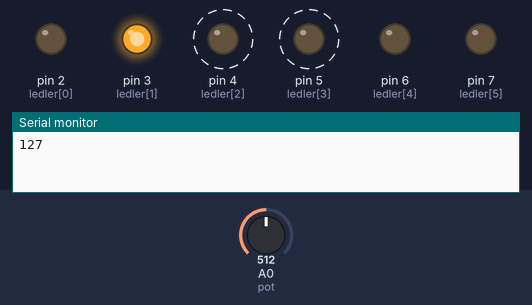
A sketch run on a simulated Arduino Uno, built with avr-gcc and run on an emulated ATmega328P. On the bench: output pins drawn as LEDs (lit = HIGH), the last lines printed to the serial monitor. Dashed ring = blinking. Inputs (shaded band) come from the test bench; at power-on: A0 (pot) = 512.

Above: at 0.19 s.
1.3 s: A0 (pot) set to 0
At 1.8 s:
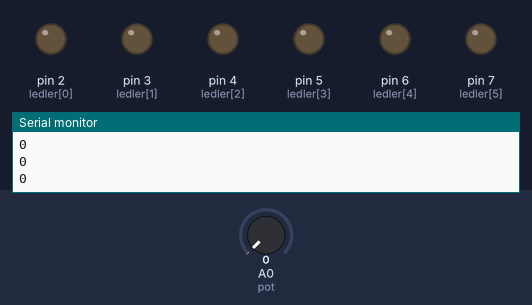
2.9 s: A0 (pot) set to 3
4.4 s: A0 (pot) set to 6
At 4.57 s:
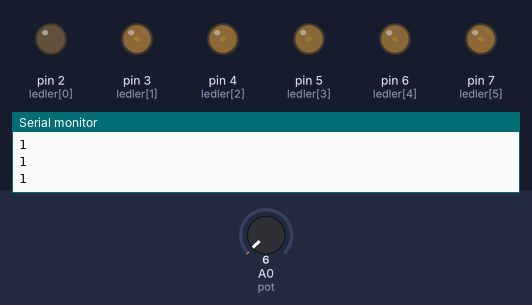
7.4 s: A0 (pot) set to 306
10.4 s: A0 (pot) set to 122
At 10.55 s:
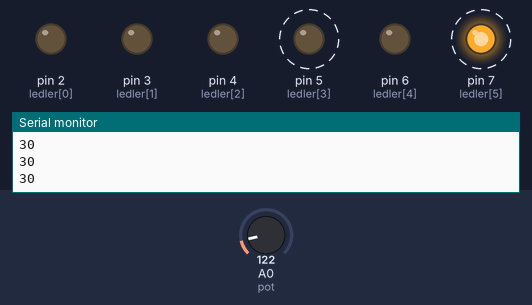
13.4 s: A0 (pot) set to 716
At 14.13 s:
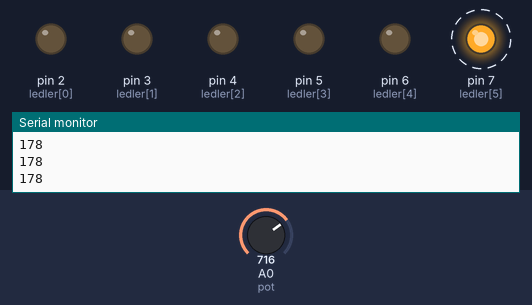
Timing chart, 0 to 17.4 s (numbered marks = the images above; inputs shaded):
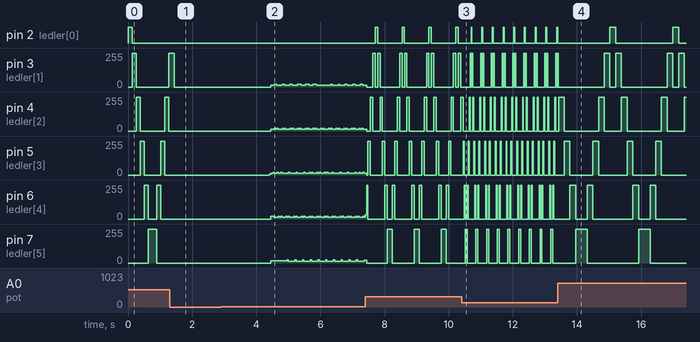

The sketch:

5-_black_lightning.ino
```cpp
#define pot A0

int ledler[]={2,3,4,5,6,7};

void setup() {

  Serial.begin(9600);

  for(int i=0;i<6;i++)
  {
    pinMode(ledler[i],OUTPUT);
  }

}

void loop() {

  int deger=analogRead(pot);
  deger=map(deger,0,1023,0,255);

  for(int i=0;i<6;i++)
  {
    int deger=analogRead(pot);
    deger=map(deger,0,1023,0,255);
    digitalWrite(ledler[i],HIGH);
    delay(deger);
    digitalWrite(ledler[i],LOW);
    Serial.println(deger);
  }

  for(int j=5;j>=1;j--)
  {
    int deger=analogRead(pot);
    deger=map(deger,0,1023,0,255);
    digitalWrite(ledler[j],HIGH);
    delay(deger);
    digitalWrite(ledler[j],LOW);
    Serial.println(deger);
  }

}
```

Measured:
- after the input at 1.3 s, pin 2 (ledler[0]): stays LOW (without the input it goes to HIGH after 0.10 s); pin 4 (ledler[2]), pin 5 (ledler[3]), pin 6 (ledler[4]): stops changing and stays 0/255; pin 7 (ledler[5]): stays 0/255 (without the input it goes to 255/255 after 0.74 s)
- after the input at 4.4 s, pin 4 (ledler[2]): 0/255 → 13/255 at once, then repeats every 0.24 s: 19/255 0.04 s, 13/255 0.04 s, 19/255 0.04 s, 13/255 0.12 s; pin 6 (ledler[4]): 0/255 → 19/255 at once, then repeats every 0.24 s: 13/255 0.12 s, 19/255 0.04 s, 13/255 0.04 s, 19/255 0.04 s
- after the input at 10.4 s, pin 2 (ledler[0]): alternates HIGH for 0.03 s and LOW for 0.30 s, starting after 0.30 s; pin 5 (ledler[3]): alternates 255/255 for 0.03 s and 0/255 for 0.12 s, starting after 0.08 s; pin 7 (ledler[5]): alternates 255/255 for 0.06 s and 0/255 for 0.27 s, starting after 0.11 s
- after the input at 13.4 s, pin 2 (ledler[0]): alternates HIGH for 0.18 s and LOW for 1.8 s, starting after 1.6 s; pin 7 (ledler[5]): alternates 255/255 for 0.36 s and 0/255 for 1.6 s, starting after 0.56 s
- by itself, pin 4 (ledler[2]): alternates 255/255 for 0.13 s and 0/255 for 0.76 s
- by itself, pin 5 (ledler[3]): alternates 255/255 for 0.13 s and 0/255 for 0.51 s
- by itself, pin 6 (ledler[4]): alternates 255/255 for 0.13 s and 0/255 for 0.26 s
